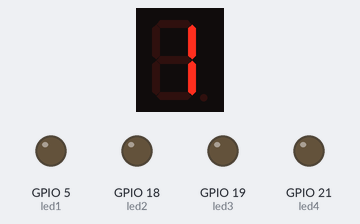
A program run on a simulated ESP32 board running MicroPython. On the bench: 1-digit seven-segment display, output pins drawn as LEDs (lit = HIGH). The segment pins are drawn as the display they are named for; pins used as bus, display or sensor lines are not drawn.

Above: at 0.45 s.
At 5.01 s:
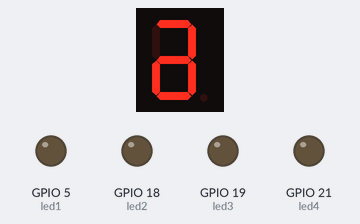
At 7.71 s:
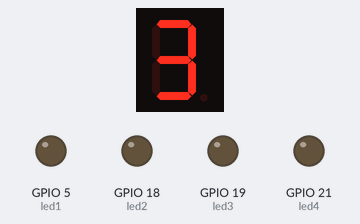
At 10.41 s:
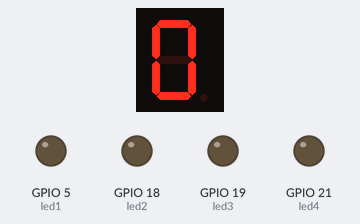
At 15.51 s:
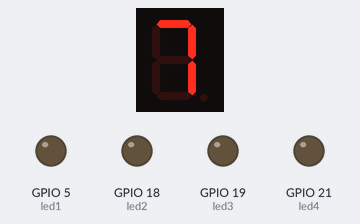
At 20.97 s:
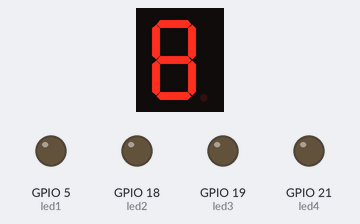

The program:

06_connect_4_lcd.py
```python
import network
import time
import socket
import machine

led1 = machine.Pin(5,machine.Pin.OUT)
led2 = machine.Pin(18,machine.Pin.OUT)
led3 = machine.Pin(19,machine.Pin.OUT)
led4 = machine.Pin(21,machine.Pin.OUT)

led_light_list = [led1, led2, led3, led4]


a = machine.Pin(13,machine.Pin.OUT)
b = machine.Pin(12,machine.Pin.OUT)
c = machine.Pin(14,machine.Pin.OUT)
d = machine.Pin(27,machine.Pin.OUT)
e = machine.Pin(26,machine.Pin.OUT)
f = machine.Pin(25,machine.Pin.OUT)
g = machine.Pin(33,machine.Pin.OUT)
h = machine.Pin(32,machine.Pin.OUT)

led_list = [a, b, c, d, e, f, g, h]

number_dict = {
    0:"11111100",
    1:"0110000",
    2:"11011010",
    3:"11110010",
    4:"01100110",
    5:"10110110",
    6:"10111110",
    7:"11100000",
    8:"11111110",
    9:"11110110",
}

def show_number(number):
    if number_dict.get(number):
        i = 0
        for num in number_dict.get(number):
            if num == '1':
                led_list[i].value(0)
            else:
                led_list[i].value(1)
            i += 1

def light_on(i):
    for led in led_light_list:
        led.value(0)

    led_light_list[i].value(1)

def show_4_number(number):
    if 0 <= number <= 9999:
        i = 0
        for num in "%04d" % number: # 1234-->"1234"
            show_number(int(num))
            light_on(i)
            i += 1
            time.sleep_ms(5)


for i in range(1000, 10000):
    for j in range(10):
        show_4_number(i)
```
